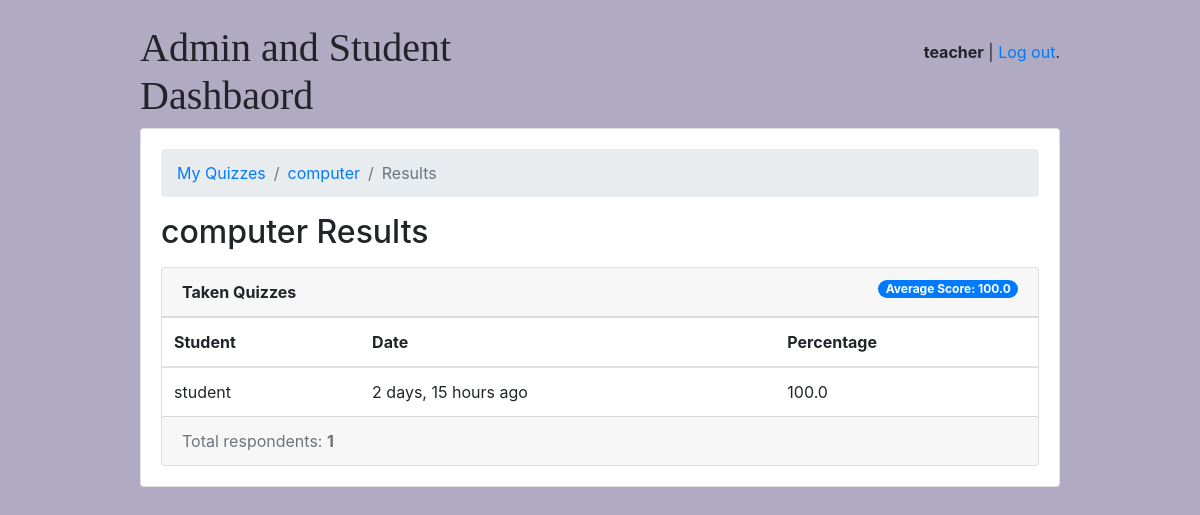
Page /teachers/quiz/1/results/ (signed in) on the committed database.
### school/models.py (models this page shows, shortened)
class User(AbstractUser):
    is_student = models.BooleanField(default=False)
    is_admin = models.BooleanField(default= False)

class Test(models.Model):
    owner = models.ForeignKey(User, on_delete=models.CASCADE, related_name="tests")
    name= models.CharField(max_length=255)
    topic = models.ForeignKey(Topic, on_delete=models.CASCADE, related_name='tests')

class TakenQuiz(models.Model):
    student = models.ForeignKey(Student, on_delete=models.CASCADE, related_name="taken_test")
    test = models.ForeignKey(Test, on_delete= models.CASCADE, related_name= 'taken_test')
    score = models.IntegerField()
    percentage = models.FloatField()
    date = models.DateTimeField(auto_now_add=True)

class Student(models.Model):
    user = models.OneToOneField(User,on_delete=models.CASCADE, primary_key= True)
    tests = models.ManyToManyField(Test, through='TakenQuiz')
    interests = models.ManyToManyField(Topic, related_name="interested_student")
    score = models.IntegerField(default=0)

### school/view/admin.py (the view)
# urls.py: path('quiz/<int:pk>/results/', QuizResultsView.as_view(), name='quiz_results'),
@method_decorator([login_required, teacher_required], name='dispatch')
class QuizResultsView(DetailView):
    model = Test
    context_object_name = 'quiz'
    template_name = 'admin/testResult.html'
    def get_context_data(self, **kwargs):
        quiz = self.get_object()
        taken_quizzes = quiz.taken_test.select_related('student__user').order_by('-date')
        total_taken_quizzes = taken_quizzes.count()
        quiz_score = quiz.taken_test.aggregate(average_score=Avg('score'))
        extra_context = {
            'taken_quizzes': taken_quizzes,
            'total_taken_quizzes': total_taken_quizzes,
            'quiz_score': quiz_score
        }
        kwargs.update(extra_context)
        return super().get_context_data(**kwargs)
    def get_queryset(self):
        return self.request.user.tests.all()

### templates/admin/testResult.html
{% extends 'base.html' %}
{% load crispy_forms_tags humanize %}
{% block content %}
  <nav aria-label="breadcrumb">
    <ol class="breadcrumb">
      <li class="breadcrumb-item"><a href="{% url 'teachers:quiz_change_list' %}">My Quizzes</a></li>
      <li class="breadcrumb-item"><a href="{% url 'teachers:quiz_change' quiz.pk %}">{{ quiz.name }}</a></li>
      <li class="breadcrumb-item active" aria-current="page">Results</li>
    </ol>
  </nav>
  <h2 class="mb-3">{{ quiz.name }} Results</h2>
  <div class="card">
    <div class="card-header">
      <strong>Taken Quizzes</strong>
      <span class="badge badge-pill badge-primary float-right">Average Score: {{ quiz_score.average_score|default_if_none:0.0 }}</span>
    </div>
    <table class="table mb-0">
      <thead>
        <tr>
          <th>Student</th>
          <th>Date</th>
          <th>Percentage</th>
        </tr>
      </thead>
      <tbody>
        {% for taken_quiz in taken_quizzes %}
          <tr>
            <td>{{ taken_quiz.student.user.username }}</td>
            <td>{{ taken_quiz.date|naturaltime }}</td>
            <td>{{ taken_quiz.percentage }}</td>
          </tr>
        {% endfor %}
      </tbody>
    </table>
    <div class="card-footer text-muted">
      Total respondents: <strong>{{ total_taken_quizzes }}</strong>
    </div>
  </div>
{% endblock %}

### templates/base.html (shortened to what this page needs)
{% load static %}<!doctype html>
<html lang="en">
  <head>
    <link rel="stylesheet" href="{% static 'css/bootstrap.min.css' %}">
    <link rel="stylesheet" type="text/css" href="{% static 'css/app.css' %}">
    {% if user.is_authenticated and user.is_admin %}
      <link rel="stylesheet" type="text/css" href="{% static 'css/teachers.css' %}">
    {% else %}
      <link rel="stylesheet" type="text/css" href="{% static 'css/students.css' %}">
    {% endif %}
  </head>
  <body>
    <div class="container my-4">
      <div class="row justify-content-center">
        <div class="col-md-10 col-sm-12">
          <div class="row">
            <div class="col-6">
              <h1 class="logo">
                <a href="{% url 'home' %}">
                  Admin and Student Dashbaord
                </a>
              </h1>
            </div>
            <div class="col-6 text-right">
              {% if user.is_authenticated %}
                <p class="pt-3"><strong>{{ user.username }}{% if user.is_student %} - {{user.student.score}}{% endif %}</strong> | <a href="{% url 'logout' %}">Log out</a>.</p>
              {% else %}
                <a href="{% url 'login' %}" class="btn btn-light" role="button">Log in</a>
                <a href="{% url 'signup' %}" class="btn btn-primary" role="button">Sign up</a>
              {% endif %}
            </div>
          </div>
          <div class="card mb-3">
            <div class="card-body">
              {% block content %}
              {% endblock %}
            </div>
          </div>
        </div>
      </div>
    </div>
  </body>
</html>

### static/css/app.css (style rules this page uses)
.logo { font-family: 'Clicker Script', cursive; }
.logo a { color: #212529; text-decoration: none; }

### static/css/teachers.css (style rules this page uses)
body { background-color: #b0aac2; }

### rows in the picture
User: username "teacher"
Test: name "computer"
TakenQuiz: student.user.username "student", date "2 days, 15 hours ago", percentage "100.0"

### other values in the picture
{{ quiz_score.average_score|default_if_none:0.0 }} "100.0"
{{ total_taken_quizzes }} "1"
